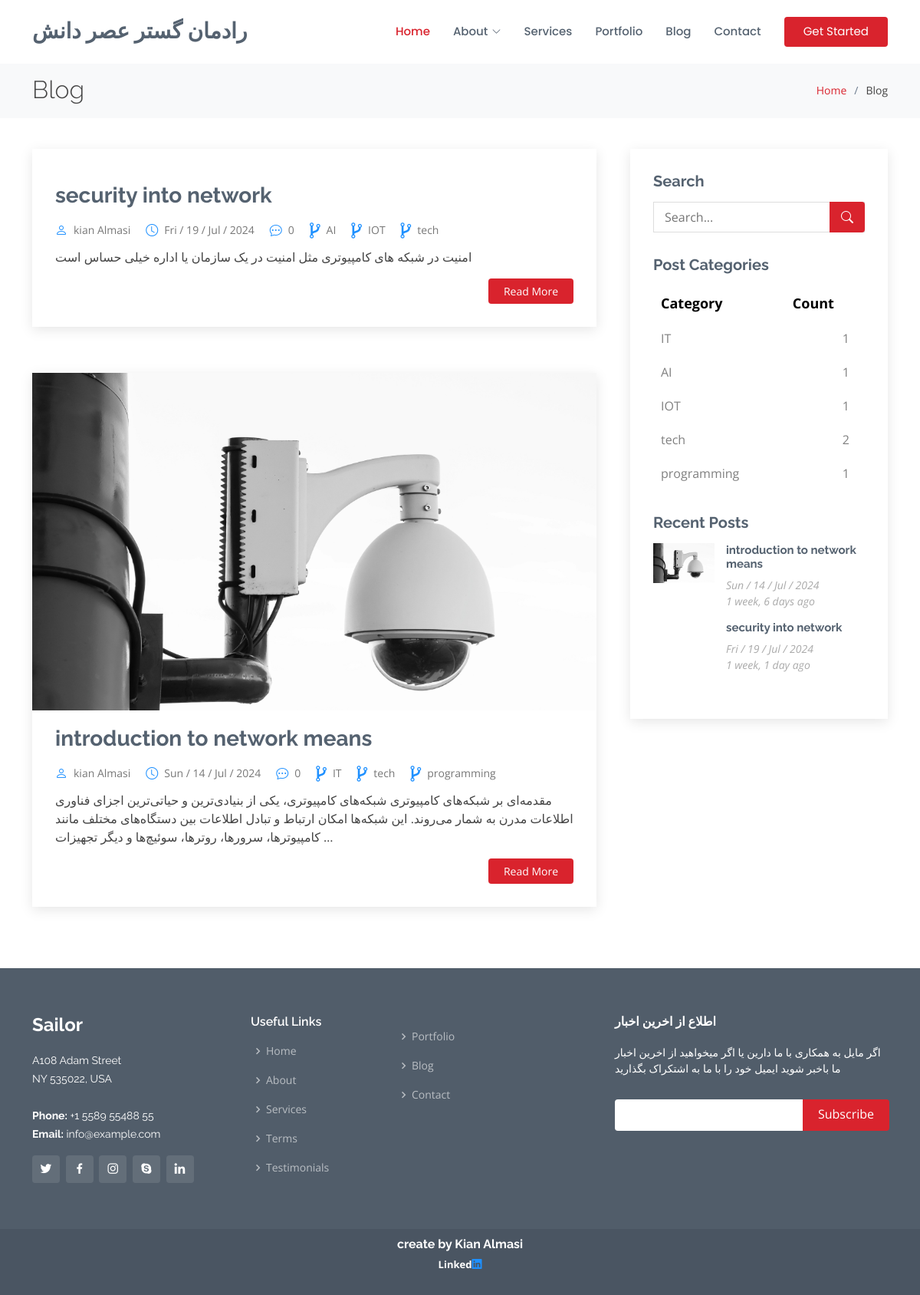
The app's page /blog/search/ with its own data.
### weblog/models.py (models this page shows, shortened)
class Post(models.Model):
    image=models.ImageField(upload_to="weblog/",default="weblog/image_file/p2.jpg")
    image_single_blog=models.ImageField(upload_to="weblog/",default="weblog/image_file/p2.jpg")
    title=models.CharField(max_length=255)
    content= models.TextField()
    category=models.ManyToManyField(Category)
    author=models.ForeignKey(User,on_delete=models.SET_NULL,null=True)
    counted_view=models.IntegerField(default=0)
    status=models.BooleanField(default=False)
    writer_image=models.ImageField(upload_to="weblog/",default="weblog/image_file/p2.jpg")
    writer_linkedin_account=models.URLField(default="https://www.linkedin.com/in/kian-almasi-0a4016256/")
    writer_summary=models.TextField()
    published_date=models.DateTimeField(default=timezone.now)
    created_date=models.DateTimeField(auto_now_add=True)
    updated_date=models.DateTimeField(auto_now=True)
    class Meta:
        ordering = ["-created_date", "updated_date"]

class Category(models.Model):
    name=models.CharField(max_length=255)
    def __str__(self):
        return self.name

### weblog/views.py (the view)
# urls.py: path('search/',blog_search, name='search')
def blog_search(request):
    posts = Post.objects.filter(status=1)
    if request.method == 'GET':
        s = request.GET.get('s')
        if s:
            posts = posts.filter(content__icontains=s)
    context = {'posts': posts}
    return render(request, 'blog/blog.html', context)

### weblog/templatetags/blog_tags.py (called while the page is built)
@register.inclusion_tag("blog/blog-latestpost.html")
def latestpost():
    posts=Post.objects.filter(status=1).order_by("published_date")[:5]
    return {"posts": posts}

@register.inclusion_tag("blog/blog-post-ctegories.html")
def postcategories():
    posts=Post.objects.filter(status=1)
    categories=Category.objects.all()
    cate_dict={}
    for name in categories:
       cate_dict[name]=posts.filter(category=name).count()
    return {"categries":cate_dict}

### templates/blog/blog.html (shortened to what this page needs)
{% load static %}
{% load blog_tags %}
<!DOCTYPE html>
<html lang="en">
<head>
  <link rel="stylesheet" href="https://cdnjs.cloudflare.com/ajax/libs/font-awesome/4.7.0/css/font-awesome.min.css">
  <link href="{% static '/vendor/animate.css/animate.min.css' %}" rel="stylesheet">
  <link href="{% static '/vendor/bootstrap/css/bootstrap.min.css' %}" rel="stylesheet">
  <link href="{% static '/vendor/bootstrap-icons/bootstrap-icons.css' %}" rel="stylesheet">
  <link href="{% static '/vendor/boxicons/css/boxicons.min.css' %}" rel="stylesheet">
  <link href="{% static '/vendor/glightbox/css/glightbox.min.css' %}" rel="stylesheet">
  <link href="{% static '/vendor/remixicon/remixicon.css' %}" rel="stylesheet">
  <link href="{% static '/vendor/swiper/swiper-bundle.min.css' %}" rel="stylesheet">
  <link href="{% static '/static/style.css' %}" rel="stylesheet">
</head>
<body>
  <header id="header" class="fixed-top d-flex align-items-center">
    <div class="container d-flex align-items-center">
      <h1 class="logo me-auto"><a href="{% url 'blog:home' %}">رادمان گستر عصر دانش</a></h1>
      <nav id="navbar" class="navbar">
        <ul>
          <li><a href="{% url 'blog:home' %}" class="active">Home</a></li>
          <li class="dropdown"><a href="#"><span>About</span> <i class="bi bi-chevron-down"></i></a>
          </li>
          <li><a href="{% url 'blog:services' %}">Services</a></li>
          <li><a href="{% url 'blog:portfolio' %}">Portfolio</a></li>
          <li><a href="{% url 'weblog:blog_view' %}">Blog</a></li>
          <li><a href="{% url 'blog:contact' %}">Contact</a></li>
          <li><a href="{% url 'blog:home' %}" class="getstarted">Get Started</a></li>
        </ul>
      </nav>
    </div>
  </header>
  <main id="main">
    <section id="breadcrumbs" class="breadcrumbs">
      <div class="container">
        <div class="d-flex justify-content-between align-items-center">
          <h2>Blog</h2>
          <ol>
            <li><a href="{% url 'blog:home' %}">Home</a></li>
            <li>Blog</li>
          </ol>
        </div>
      </div>
    </section>
    <section id="blog" class="blog">
      <div class="container" data-aos="fade-up">
        <div class="row">
          <div class="col-lg-8 entries">
            {%for post in posts%}
            <article class="entry">
              <div class="entry-img">
                <img src="{{post.image.url}}" alt="" class="img-fluid">
              </div>
              <h2 class="entry-title">
                <a href="{% url 'weblog:blog_single' pid=post.id%}">{{post.title}}</a>
              </h2>
              <div class="entry-meta">
                <ul>
                    <li class="d-flex align-items-center"><i class="bi bi-person" style="color:DodgerBlue"></i> <a href="{% url 'weblog:author' author_username=post.author.username %}">{{post.author.get_full_name}}</a></li>
                    <li class="d-flex align-items-center"><i class="bi bi-clock" style="color:DodgerBlue"></i> <a href="{% url 'weblog:blog_single' pid=post.id%}">{{ post.published_date|date:"D / d / M / Y"}}</a></li>
                    <li class="d-flex align-items-center"><i class="bi bi-chat-dots" style="color:DodgerBlue"></i> <a href="{% url 'weblog:blog_single' pid=post.id%}">{{post.counted_view}}</a></li>
                    {% for cat in post.category.all %}
                    <li class="d-flex align-items-center"><i style="font-size:24px;color:DodgerBlue" class="fa">&#xf126;</i> <a href="{% url 'weblog:category' cat.name%}">{{ cat.name }}</a></li>
                    {% endfor %}
                </ul>
            </div>
              <div class="entry-content">
                <p align='rtl'>{{post.content|truncatechars:250}}</p>
                <div class="read-more">
                  <a href="{% url 'weblog:blog_single' pid=post.id%}">Read More</a>
                </div>
              </div>
            </article>
            {%endfor%}
          </div>
          <div class="col-lg-4">
            <div class="sidebar">
              <h3 class="sidebar-title">Search</h3>
              <div class="sidebar-item search-form">
              <form action="{% url 'weblog:search' %}" method="Get">
                  <input type="text" name='s' placeholder="Search...">
                  <button type="submit"><i class="bi bi-search"></i></button>
              </form>
              </div>
              {% postcategories %}
              {% latestpost %}
          </div>
        </div>
      </div>
    </section>
  </main>
  <footer id="footer">
    <div class="footer-top">
      <div class="container">
        <div class="row">
          <div class="col-lg-3 col-md-6">
            <div class="footer-info">
              <h3>Sailor</h3>
              <p>
                A108 Adam Street <br>
                NY 535022, USA<br><br>
                <strong>Phone:</strong> +1 5589 55488 55<br>
                <strong>Email:</strong> info@example.com<br>
              </p>
              <div class="social-links mt-3">
                <a href="#" class="twitter"><i class="bx bxl-twitter"></i></a>
                <a href="#" class="facebook"><i class="bx bxl-facebook"></i></a>
                <a href="#" class="instagram"><i class="bx bxl-instagram"></i></a>
                <a href="#" class="google-plus"><i class="bx bxl-skype"></i></a>
                <a href="#" class="linkedin"><i class="bx bxl-linkedin"></i></a>
              </div>
            </div>
          </div>
          <div class="col-lg-2 col-md-6 footer-links">
            <h4>Useful Links</h4>
            <ul>
              <li><i class="bx bx-chevron-right"></i> <a href="{% url 'blog:home' %}">Home</a></li>
              <li><i class="bx bx-chevron-right"></i> <a href="{% url 'blog:about' %}">About</a></li>
              <li><i class="bx bx-chevron-right"></i> <a href="{% url 'blog:services' %}">Services</a></li>
              <li><i class="bx bx-chevron-right"></i> <a href="{% url 'blog:team' %}">Terms</a></li>
              <li><i class="bx bx-chevron-right"></i> <a href="{% url 'blog:testimonials' %}">Testimonials</a></li>
            </ul>
          </div>
          <div class="col-lg-3 col-md-6 footer-links">
            <h4> </h4>
            <ul>
              <li><i class="bx bx-chevron-right"></i> <a href="{% url 'blog:portfolio' %}">Portfolio</a></li>
              <li><i class="bx bx-chevron-right"></i> <a href="{% url 'weblog:blog_view' %}">Blog</a></li>
              <li><i class="bx bx-chevron-right"></i> <a href="{% url 'blog:contact' %}">Contact</a></li>
            </ul>
          </div>
          <div class="col-lg-4 col-md-6 footer-newsletter">
            <h4 align='rtl'>اطلاع از اخرین اخبار</h4>
            <p align='rtl'>اگر مایل به همکاری با ما دارین یا اگر میخواهید از اخرین اخبار ما باخبر شوید ایمیل خود را با ما به اشتکراک بگذارید</p>
            <form action="{% url 'blog:newsletter' %}" method="post">
              <input type="email" name="email"><input type="submit" value="Subscribe">
            </form>
          </div>
        </div>
      </div>
    </div>
    <div class="container">
      <div class="credits">
        <h6>
          <a href="https://www.linkedin.com/in/kian-almasi" style="color:white;font-weight: bold;">create by Kian Almasi</a>
        </h6>
        <h7 style="color:white;font-weight: bold;">
          Linked<a href="https://www.linkedin.com/in/kian-almasi" style="color: DodgerBlue;font-weight: bold;"><i class="biu bi-linkedin" style="color: DodgerBlue; font-weight: bold;"></i></a>
        </h7>
      </div>
    </div>
  </footer>
</body>
</html>

### templates/blog/blog-post-ctegories.html (shortened to what this page needs)
{% load static %}
<h3 class="sidebar-title">Post Categories</h3>
<div class="sidebar-item categories">
  <table class="table">
    <thead>
      <tr>
        <th scope="col" class="category-header">Category</th>
        <th scope="col" class="category-header">Count</th>
      </tr>
    </thead>
    <tbody>
      {% for name, count in categries.items %}
      <tr>
        <td>
          <a href="{% url 'weblog:category' name%}" class="color:DodgerBlue">{{ name }}</a>
        </td>
        <td class="text-right">
          {{ count }}
        </td>
      </tr>
      {% endfor %}
    </tbody>
  </table>
</div>

### templates/blog/blog-latestpost.html
{% load humanize %}
{% load static %}
<h3 class="sidebar-title">Recent Posts</h3>
<div class="sidebar-item recent-posts">
    {% for post in posts %}
    <div class="post-item clearfix">
        <img src="{{ post.image.url }}" alt="">
        <h4><a href="/blog/{{ post.id }}">{{ post.title }}</a></h4>
        <time datetime="{{ post.published_date|date:'Y-m-d' }}">{{ post.published_date|date:"D / d / M / Y" }}</time>
        <time datetime="{{ post.published_date|date:'Y-m-d' }}">{{ post.published_date|naturaltime }}</time>
    </div>
    {% endfor %}
</div>

### templates/blog/blog-post-ctegories.html (style rules this page uses)
.sidebar-item.categories .table { width: 100%; margin-top: 15px; background-color: white; border-collapse: w; }
.sidebar-item.categories .table th, .sidebar-item.categories .table td { padding: 10px; text-align: left; border: none; }
.sidebar-item.categories .table th.category-header { font-size: 18px; color: black ; }
.sidebar-item.categories .table td.text-right { text-align: right; padding-right: 20px; color: Gray; }
.sidebar-item.categories .table a { color: Gray; text-decoration: none; }

### records on screen
Post: title "security into network", author.get_full_name "kian Almasi", published_date "Fri / 19 / Jul / 2024", counted_view "0", content "امنیت در شبکه های کامپیوتری مثل امنیت در یک سازمان یا اداره خیلی حساس است", published_date "1 week, 1 day ago"
Category: name "AI", count "1"
Category: name "IOT", count "1"
Category: name "tech", count "2"
Post: image (picture), title "introduction to network means", author.get_full_name "kian Almasi", published_date "Sun / 14 / Jul / 2024", counted_view "0", content "مقدمه‌ای بر شبکه‌های کامپیوتری شبکه‌های کامپیوتری، یکی از بنیادی‌ترین و حیاتی‌ترین اجزای فناوری اطلاعات مدرن به شمار می‌روند. این شبکه‌ها امکان ارتباط و تبادل اطلاعات بین دستگاه‌های مختلف مانند کامپیوترها، سرورها، روترها، سوئیچ‌ها و دیگر تجهیزات …", published_date "1 week, 6 days ago"
Category: name "IT", id "1"
Category: name "programming", count "1"
